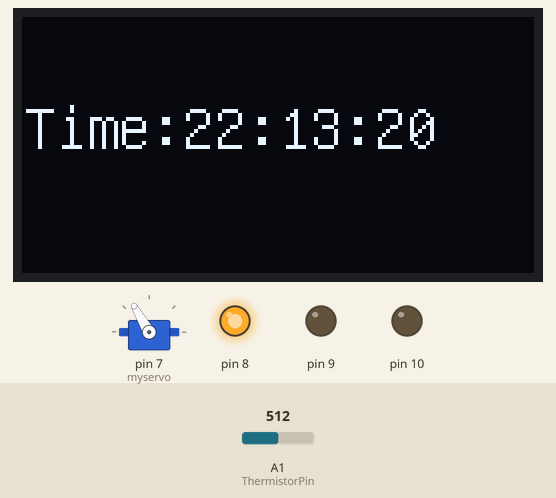
A sketch run on a simulated Arduino Uno, built with avr-gcc and run on an emulated ATmega328P. On the bench: servo, 128×64 one-colour display, output pins drawn as LEDs (lit = HIGH). Inputs (shaded band) come from the test bench; at power-on: A1 (ThermistorPin) = 512. The local clock reads 2024-03-15 10:24:30 at power-on unless the sketch sets it; what the sketch prints to the serial monitor is not drawn.

Above: at 1.2 s.
1.3 s: A1 (ThermistorPin) set to 523
At 3.0 s:
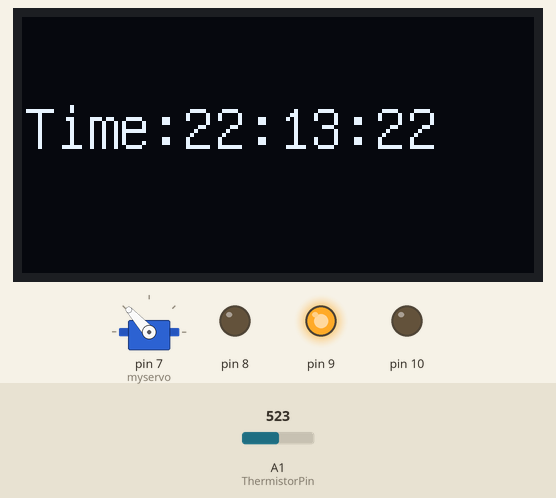
4.3 s: A1 (ThermistorPin) set to 511
At 5.6 s:
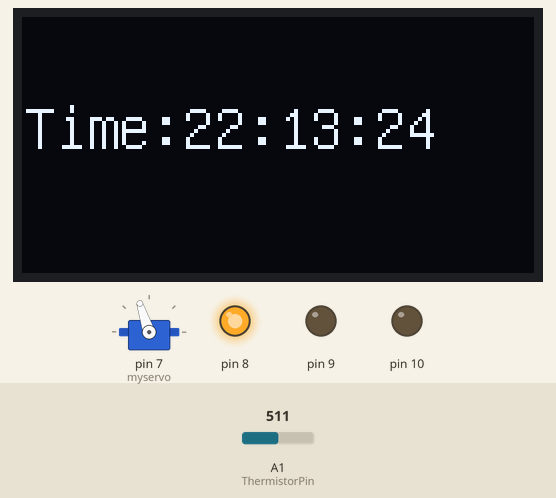
7.3 s: A1 (ThermistorPin) set to 306
At 9.1 s:
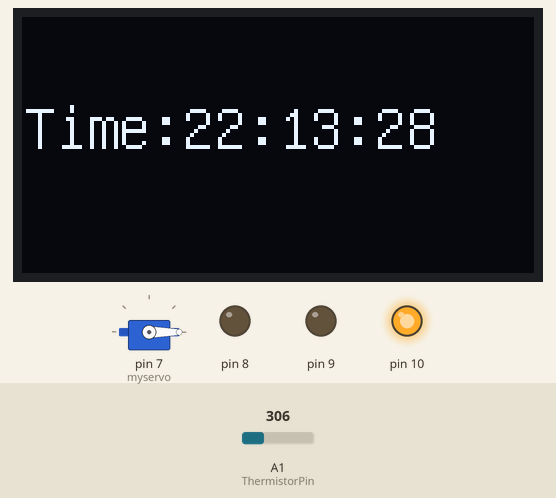
10.3 s: A1 (ThermistorPin) set to 405
12.0 s: A1 (ThermistorPin) set to 436
At 13.1 s:
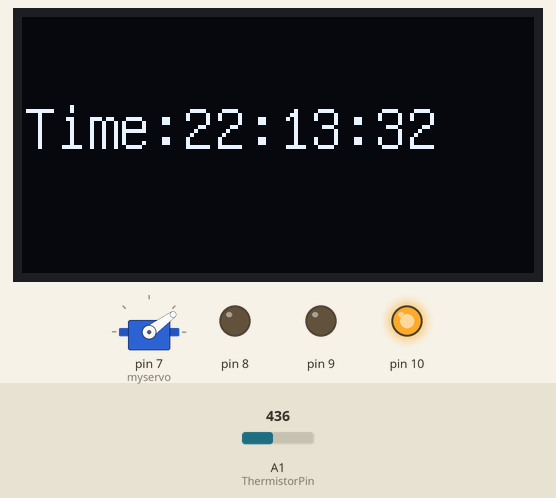
15.0 s: A1 (ThermistorPin) set to 716
At 16.6 s:
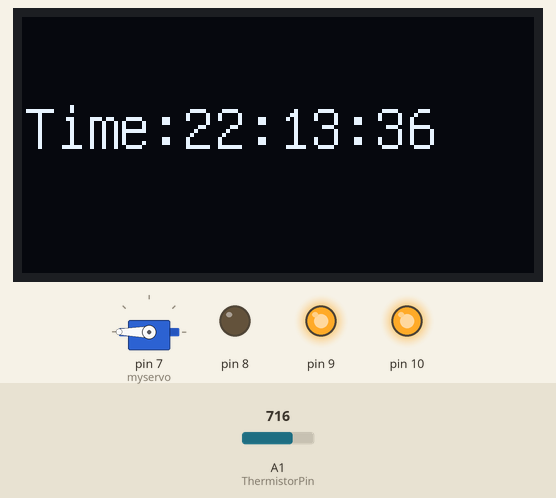
Timing chart, 0 to 18.1 s (numbered marks = the images above; inputs shaded):
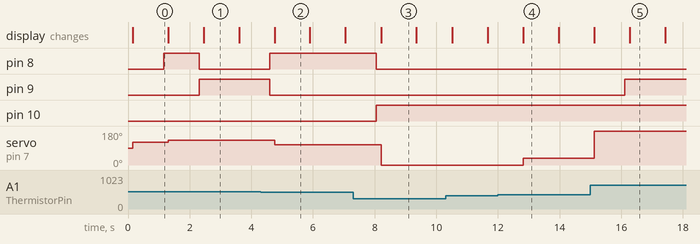

The sketch:

Projekt_klockaOchTemp_copy_20241112120747.ino
```cpp
/*
* Name: clock and temp project
* Author: Ludvig Larsson
* Date: 2024-22-10
* Description: This project uses a ds3231 to measure time and displays the time to an 1306 oled display,
* Further, it measures temprature with a analog temprature module and displays a mapped value to a 9g-servo-motor
* In the end i decided to add extra componenet for an extra fun feature, I decided to add 3 led lights which are adapted to the temperature, showing if the temp is cold, good or too hot
*/

// Include Libraries
  #include <RTClib.h>
  #include <Wire.h>
  #include <U8glib.h>
  #include <Servo.h>
  U8GLIB_SSD1306_128X64 u8g(U8G_I2C_OPT_NO_ACK);
// Init constants

// Init global variables
// construct objects
  RTC_DS3231 rtc;
  Servo myservo;

void setup() {
  // init communication
  Serial.begin(9600);
  // Init Hardware
  Wire.begin();
  rtc.begin();
  rtc.adjust(DateTime(F(__DATE__),F(__TIME__)));
  u8g.setFont(u8g_font_unifont);
  myservo.attach(7);
  pinMode(A1, INPUT);
  pinMode(8, OUTPUT);
  pinMode(9, OUTPUT);
  pinMode(10, OUTPUT);
}

void loop() {


  Serial.println(getTemp()); // print the value of the temp to the serial monitor
  oledWrite(0, 33, getTime()); // the value of the time prints out on the oled screen
  servoWrite(getTemp()); // the temperature is mapped to the servo making the value of the temp change the angle on the servo (for example: 30 degrees mappes to 180 degrees on the servo)
  delay(1000);

  if (getTemp() < 26 && getTemp() > 19){ // this part of the code makes different colored lights light up depening if the temperature is "Too cold", "Good" or "Too hot"
    digitalWrite(8, HIGH);
    digitalWrite(9, LOW);
    }
  else if (getTemp() > 26){
    digitalWrite(8, LOW);
    digitalWrite(9, HIGH);
    }
  else if (getTemp() < 19){
    digitalWrite(10, HIGH);
    digitalWrite(8, LOW);
    digitalWrite(9, LOW);
  }


}


/*
*This function reads time from an ds3231 module and package the time as a String
*Parameters: Void
*Returns: time in hh:mm:ss as String
*/
String getTime(){
  DateTime now = rtc.now();
  //Serial.println("The time is" + String(now.hour()) + ":" + String(now.minute()) + ":" + String(now.second()));
  String tid= String("Time:") + String(now.hour()) + ":" + String(now.minute()) + ":" + String(now.second());
  return(tid);


}

/*
* This function reads an analog pin connected to an analog temprature sensor and calculates the corresponding temp
*Parameters: Void
*Returns: temprature as float
*/
float getTemp(){

 int ThermistorPin = A1;
 int Vo;
 float R1 = 10000; // value of R1 on board
 float logR2, R2, T;
 float c1 = 0.001129148, c2 = 0.000234125, c3 = 0.0000000876741;

  Vo = analogRead(A1);
  R2 = R1 * (1023.0 / (float)Vo - 1.0); //calculate resistance on thermistor
  logR2 = log(R2);
  T = (1.0 / (c1 + c2*logR2 + c3*logR2*logR2*logR2)); // temperature in Kelvin
  T = T - 273.15; //convert Kelvin to Celcius

  return T;
}

/*
* This function takes a string and draws it to an oled display
*Parameters: - text: String to write to display
*Returns: void
*/
void oledWrite(int x, int y, String text){
  u8g.firstPage();
  do {
    u8g.drawStr(x, y, text.c_str());
  } while (u8g.nextPage());
}

/*
* takes a temprature value and maps it to corresppnding degree on a servo
*Parameters: - value: temprature
*Returns: void
*/
void servoWrite(float value){
  myservo.write(map(getTemp(), 15, 30, 0, 180));
}
```

Measured:
- the behaviour switches between 522 and 523 on A1 (ThermistorPin) (found by bisection; images 0 and 1)
- the behaviour switches between 420 and 421 on A1 (ThermistorPin) (found by bisection; images 3 and 4)
- after the input at 1.3 s, pin 8: HIGH → LOW after 1.0 s; pin 9: LOW → HIGH after 1.0 s; servo on pin 7 (myservo): 120° → 132° at once
- after the input at 4.3 s, pin 8: LOW → HIGH after 0.30 s; pin 9: HIGH → LOW after 0.30 s; servo on pin 7 (myservo): 132° → 108° after 0.45 s
- after the input at 7.3 s, pin 8: HIGH → LOW after 0.76 s; pin 10: LOW → HIGH after 0.76 s; servo on pin 7 (myservo): 108° → 0° after 0.91 s
- after the input at 12.0 s, servo on pin 7 (myservo): 0° → 36° after 0.81 s
- after the input at 15.0 s, pin 9: LOW → HIGH after 1.1 s; servo on pin 7 (myservo): 36° → 180° after 0.12 s
